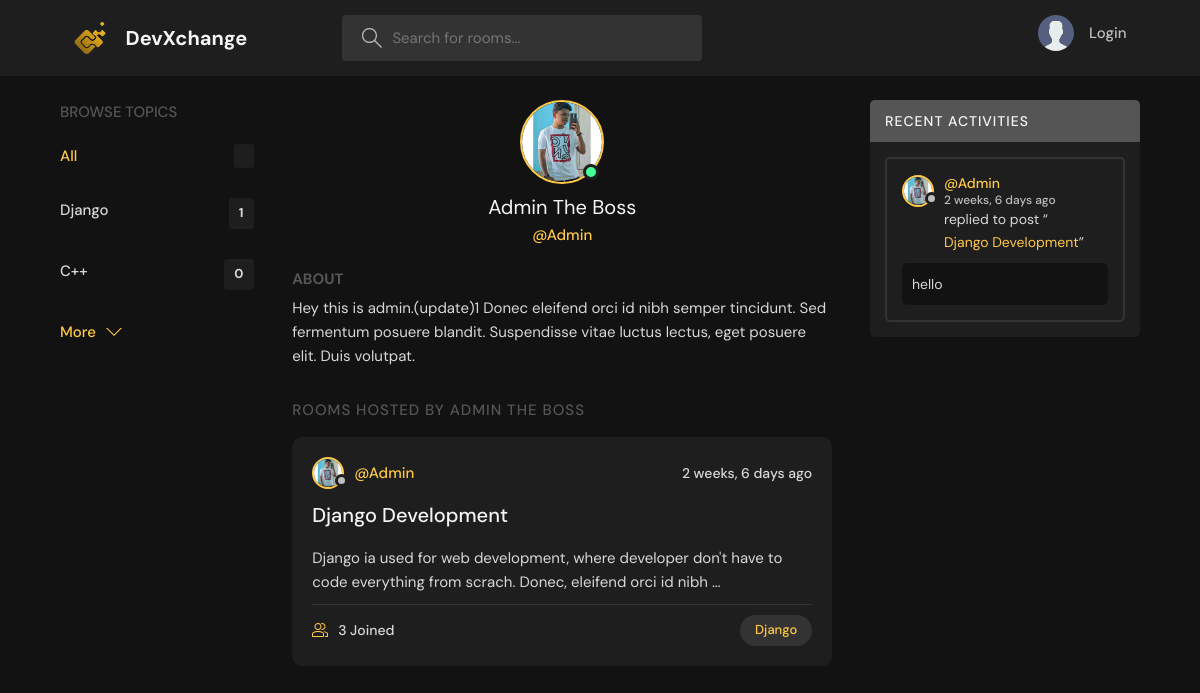
Page /profile/1/ on the committed database.
### base/models.py (models this page shows, shortened)
class Topic(models.Model):
    name = models.CharField(max_length=128)

class User(AbstractUser):
    name = models.CharField(max_length=264,null=True)
    email = models.EmailField(unique=True)
    bio = models.TextField(null=True)
    avatar = models.ImageField(null=True,default="avatar.svg")
    USERNAME_FIELD = 'email'
    REQUIRED_FIELDS = []

class Room(models.Model):
    host = models.ForeignKey(User,on_delete=models.CASCADE,null=True)
    topic = models.ForeignKey(Topic,on_delete=models.SET_NULL,null=True)
    name = models.CharField(max_length=256)
    description = models.TextField(null=True , blank= True)
    participants = models.ManyToManyField(User,related_name='participants',blank=True)
    updated = models.DateTimeField(auto_now=True)
    created = models.DateTimeField(auto_now_add=True)
    class Meta:
        ordering = ['-updated','-created']
    def __str__(self):
        return self.name

class Message(models.Model):
    user = models.ForeignKey(User,on_delete=models.CASCADE)
    room = models.ForeignKey(Room,on_delete=models.CASCADE)
    body = models.TextField()
    updated = models.DateTimeField(auto_now=True)
    created = models.DateTimeField(auto_now_add=True)
    class Meta:
        ordering = ['-updated','-created']

### base/views.py (the view)
# urls.py: path('profile/<str:id>/',views.userProfile,name="user-profile"),
def userProfile(request,id):
    user = User.objects.get(id=id)
    rooms = user.room_set.all()
    room_messages = user.message_set.all()
    Topics = Topic.objects.all()
    context ={'user':user,'rooms':rooms,'room_messages':room_messages,'Topics':Topics}
    return render(request,'base/profile.html',context)

### templates/base/profile.html (shortened to what this page needs)
{% extends 'main.html' %}
{% block content %}
  <main class="profile-page layout layout--3">
    <div class="container">
      {% include 'base/topics_component.html' %}
      <div class="roomList">
        <div class="profile">
          <div class="profile__avatar">
            <div class="avatar avatar--large active">
              <img src="{{user.avatar.url}}" />
            </div>
          </div>
          <div class="profile__info">
            <h3>{{user.name}}</h3>
            <p>@{{user.username}}</p>
          </div>
          <div class="profile__about">
            <h3>About</h3>
            <p>
              {{user.bio}}
            </p>
          </div>
        </div>
        <div class="roomList__header">
          <div>
            <h2>Rooms Hosted by {{user.name}}</a>
            </h2>
          </div>
        </div>
        {% include 'base/feed_component.html' %}
      </div>
      {% include 'base/activity_component.html' %}
    </div>
  </main>
{% endblock content %}

### templates/base/topics_component.html
<div class="topics">
    <div class="topics__header">
      <h2>Browse Topics</h2>
    </div>
    <ul class="topics__list">
      <li>
        <a href="{% url 'home' %}" class="active">All <span>{{room_count}}</span></a>
      </li>
    {% for Topic in Topics  %}
      <li>
        <a href = "{% url 'home' %}?q={{Topic.name|urlencode}}">{{Topic.name}} <span>{{Topic.room_set.all.count}}</span></a>
      </li>
    {% endfor %}
    </ul>
    <a class="btn btn--link" href="{% url 'topics' %}">
      More
      <svg version="1.1" xmlns="http://www.w3.org/2000/svg" width="32" height="32" viewBox="0 0 32 32">
        <title>chevron-down</title>
        <path d="M16 21l-13-13h-3l16 16 16-16h-3l-13 13z"></path>
      </svg>
    </a>
  </div>

### templates/base/feed_component.html (shortened to what this page needs)
{%for room in rooms%}
    <div class="roomListRoom">
        <div class="roomListRoom__header">
        <a href="{% url 'user-profile' room.host.id %}" class="roomListRoom__author">
            <div class="avatar avatar--small">
            <img src="{{room.host.avatar.url}}" />
            </div>
            <span>@{{room.host.username}}</span>
        </a>
        <div class="roomListRoom__actions">
            <span>{{room.created|timesince}} ago</span>
        </div>
        </div>
        <div class="roomListRoom__content">
        <a href="{% url 'room' room.id %}">{{room.name}}</a>
        <p>
            {{room.description|truncatewords:20}}
        </p>
        </div>
        <div class="roomListRoom__meta">
        <a href="{% url 'room' room.id %}" class="roomListRoom__joined">
            {{room.participants.all.count}} Joined
        </a>
        <p class="roomListRoom__topic">
        <a href ="{% url 'home' %}?q={{room.topic.name}}">
            {{room.topic.name}}
        </a>
        </p>
        </div>
    </div>
{% endfor %}

### templates/base/activity_component.html (shortened to what this page needs)
<div class="activities">
        <div class="activities__header">
          <h2>Recent Activities</h2>
        </div>
        {% for message in  room_messages %}
        <div class="activities__box">
          <div class="activities__boxHeader roomListRoom__header">
            <a href="{% url 'user-profile' message.user.id %}" class="roomListRoom__author">
              <div class="avatar avatar--small">
                <img src="{{message.user.avatar.url}}" />
              </div>
              <p>
                @{{message.user.username}}
                <span>{{message.created|timesince}} ago</span>
              </p>
            </a>
          </div>
          <div class="activities__boxContent">
            <p>replied to post “<a href = {% url 'room' message.room.id %} >{{message.room}} </a>”</p>
            <div class="activities__boxRoomContent">
              {{message.body}}
            </div>
          </div>
        </div>
        {% endfor %}
</div>

### rows in the picture
Topic: name "Django", room_set.all.count "1"
Topic: name "C++", room_set.all.count "0"
User: avatar (picture), name "Admin The Boss", username "Admin", bio "Hey this is admin.(update)1 Donec eleifend orci id nibh semper tincidunt. Sed fermentum posuere blandit. Suspendisse vitae luctus lectus, eget posuere elit. Duis volutpat.", name "ADMIN THE BOSS"
Room: host.avatar (picture), host.username "Admin", created "2 weeks, 6 days", name "Django Development", description "Django ia used for web development, where developer don't have to code everything from scrach. Donec, eleifend orci id nibh …", participants.all.count "3", topic.name "Django"
Message: user.avatar (picture), user.username "Admin", created "2 weeks, 6 days", room "Django Development", body "hello"
